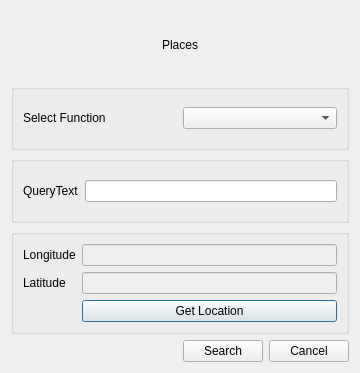
<?xml version="1.0" encoding="UTF-8"?>
<ui version="4.0">
 <class>Dialog</class>
 <widget class="QDialog" name="Dialog">
  <property name="geometry">
   <rect>
    <x>0</x>
    <y>0</y>
    <width>360</width>
    <height>373</height>
   </rect>
  </property>
  <property name="minimumSize">
   <size>
    <width>240</width>
    <height>0</height>
   </size>
  </property>
  <property name="windowTitle">
   <string>Places</string>
  </property>
  <layout class="QVBoxLayout" name="verticalLayout">
   <item>
    <widget class="QLabel" name="main_label">
     <property name="text">
      <string>Places</string>
     </property>
     <property name="alignment">
      <set>Qt::AlignCenter</set>
     </property>
     <property name="openExternalLinks">
      <bool>true</bool>
     </property>
    </widget>
   </item>
   <item>
    <widget class="QGroupBox" name="groupBox">
     <property name="title">
      <string/>
     </property>
     <layout class="QGridLayout" name="gridLayout_5">
      <item row="0" column="0">
       <widget class="QLabel" name="places_label">
        <property name="text">
         <string>Select Function</string>
        </property>
       </widget>
      </item>
      <item row="0" column="1">
       <widget class="QComboBox" name="places_comboBox"/>
      </item>
     </layout>
    </widget>
   </item>
   <item>
    <widget class="QGroupBox" name="groupBox_3">
     <property name="title">
      <string/>
     </property>
     <layout class="QGridLayout" name="gridLayout_6">
      <item row="0" column="0">
       <widget class="QLabel" name="text_label">
        <property name="text">
         <string>QueryText</string>
        </property>
       </widget>
      </item>
      <item row="0" column="1">
       <widget class="QLineEdit" name="text_lineEdit"/>
      </item>
     </layout>
    </widget>
   </item>
   <item>
    <widget class="QGroupBox" name="groupBox_2">
     <property name="title">
      <string/>
     </property>
     <layout class="QGridLayout" name="gridLayout_3">
      <item row="1" column="0">
       <widget class="QLabel" name="lon_label">
        <property name="text">
         <string>Longitude</string>
        </property>
       </widget>
      </item>
      <item row="3" column="1">
       <widget class="QPushButton" name="button_click">
        <property name="text">
         <string>Get Location</string>
        </property>
       </widget>
      </item>
      <item row="2" column="1">
       <widget class="QLineEdit" name="lat_lineEdit">
        <property name="enabled">
         <bool>false</bool>
        </property>
       </widget>
      </item>
      <item row="2" column="0">
       <widget class="QLabel" name="lat_label">
        <property name="text">
         <string>Latitude</string>
        </property>
       </widget>
      </item>
      <item row="1" column="1">
       <widget class="QLineEdit" name="lon_lineEdit">
        <property name="enabled">
         <bool>false</bool>
        </property>
       </widget>
      </item>
     </layout>
    </widget>
   </item>
   <item>
    <layout class="QHBoxLayout" name="horizontalLayout">
     <item>
      <spacer name="horizontalSpacer">
       <property name="orientation">
        <enum>Qt::Horizontal</enum>
       </property>
       <property name="sizeHint" stdset="0">
        <size>
         <width>40</width>
         <height>20</height>
        </size>
       </property>
      </spacer>
     </item>
     <item>
      <widget class="QPushButton" name="button_search">
       <property name="sizePolicy">
        <sizepolicy hsizetype="Minimum" vsizetype="Fixed">
         <horstretch>0</horstretch>
         <verstretch>0</verstretch>
        </sizepolicy>
       </property>
       <property name="text">
        <string>Search</string>
       </property>
      </widget>
     </item>
     <item>
      <widget class="QPushButton" name="button_cancel">
       <property name="sizePolicy">
        <sizepolicy hsizetype="Minimum" vsizetype="Fixed">
         <horstretch>0</horstretch>
         <verstretch>0</verstretch>
        </sizepolicy>
       </property>
       <property name="text">
        <string>Cancel</string>
       </property>
      </widget>
     </item>
    </layout>
   </item>
  </layout>
 </widget>
 <resources/>
 <connections/>
</ui>
